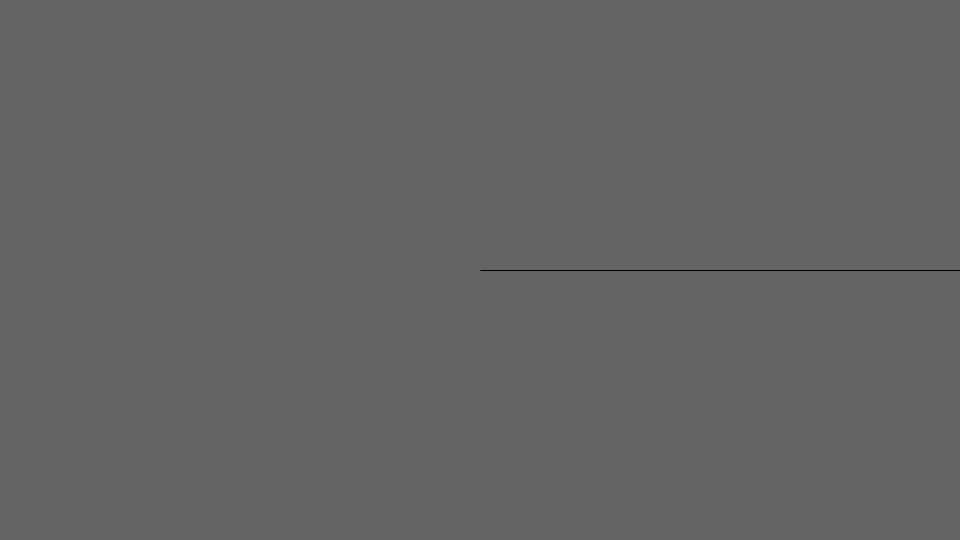
Frame 1 (no input)
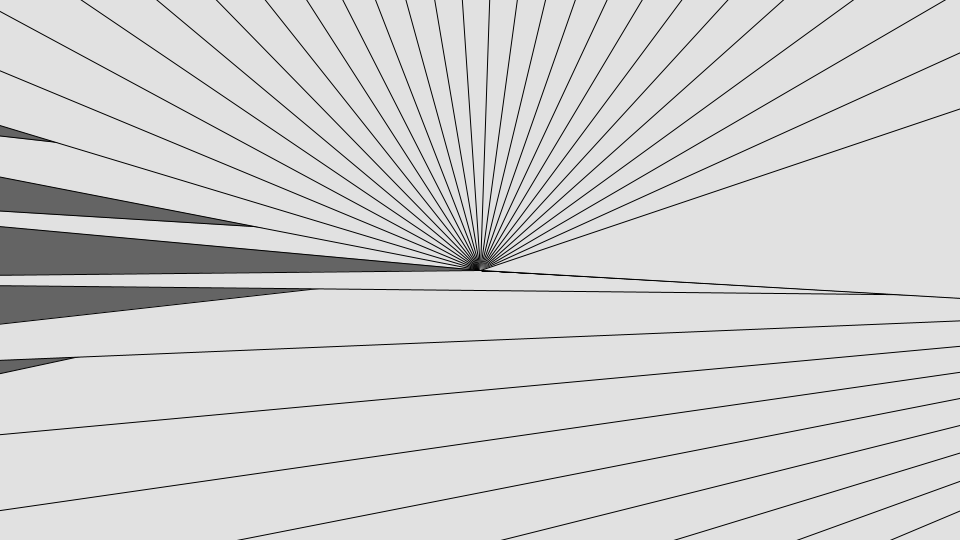
Frame 60 (the mouse pressed at the canvas centre just before this capture)
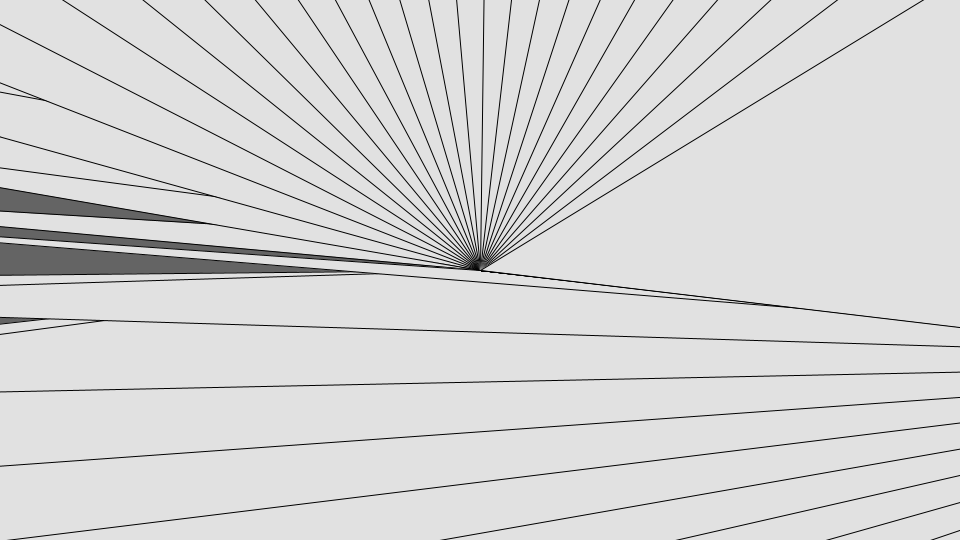
Frame 120 (the mouse held since frame 60 and released just before this capture)

The Processing sketch that drew these frames (run headless with seeded random() and noise(); from frame 60 on, the mouse is pressed at the canvas centre):

// Processing sketch: circleCity
// ── circleCity.pde
// IDEA - cityscape on a circle - 
//loops around and draws a new one again and again
Turtle t;
Turtle t2;

void setup(){
  size(960,540);
  background(100);
  //t = new Turtle(width/2, height/4, 5);
  //t2 = new Turtle(width/2, height/4, 5);
  //t.setColor(#000000);
  //t.forward(10);
  //t.turnRight(PI/45);
  
  
  
}

float th = .001;
float sweep = .1;
int it = 0;
void draw(){
  //wiper
  translate(width/2, height/2);
  fill(225);
  triangle(0,0, 1000*cos(th*it), 1000*sin(th*it), 1000*cos((th+sweep)*it), 1000*sin((th+sweep)*it));
  
  it++;
  println(frameRate);
}

//t.forward(10);
//  t.turnRight(PI/45);
//  t2.forward(t.old_dist);
//  t2.turnRight(t.old_turn);

// ── Turtle.pde

class Turtle {
  
  float x,y,weight,theta;
  boolean penDown;
  int colo = #FFFFFF;
  float old_dist, old_turn;
  
  Turtle(float xIn, float yIn, float weightIn){
    x = xIn;
    y = yIn;
    weight = weightIn;
    theta = 0;
    penDown = true;
  }
  
  void display(){
    circle(x,y,20);
  }
  
  void turnRight(float th){
    old_turn = th;
    theta += th;
  }
  
  void turnLeft(float th){
    old_turn = th;
    theta -= th;
  }
  
  void setWeight(float w){
    weight = w;
  }
  
  void setColor(int col){
    colo = col;
  }
  
  void forward(float d){
    float new_x = x + d * cos(theta);
    float new_y = y + d * sin(theta);
    if(penDown){
      strokeWeight(weight);
      stroke(colo);
      line(x,y,new_x,new_y);
    }
    old_dist = d;
    x = new_x;
    y = new_y;
  }
  
  void lineTo(float xIn, float yIn){
    line(x, y, xIn, yIn);
    x = xIn;
    y = yIn;
  }
  
}
